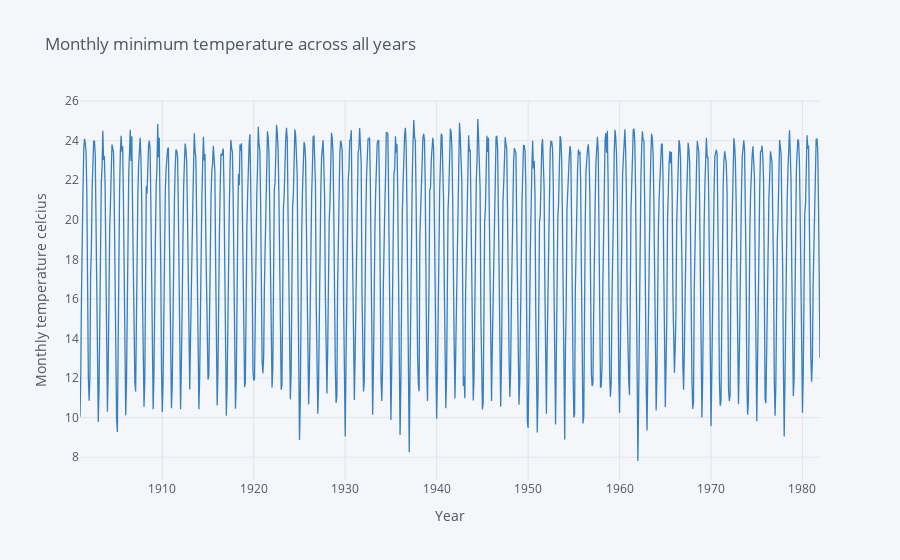

Source (notebook cell):
### Markdown cell above
# Visualization of temperature data

### Code cell
train_temp_data.iplot(y='Temperature',mode='lines',title='Monthly minimum temperature across all years',xTitle='Year', yTitle='Monthly temperature celcius',color='blue')

### Figure 1 — Plotly figure (JSON) as saved in the notebook; plotly's stock layout.template omitted (floating-point values rounded to 4 significant figures; data arrays with more than 128 entries replaced by an {"elided": "..."} marker saying what was removed)
{"data": [{"line": {"color": "rgba(55, 128, 191, 1.0)", "dash": "solid", "shape": "linear", "width": 1.3}, "mode": "lines", "name": "Temperature", "text": "", "type": "scatter", "x": {"elided": "972 str values"}, "y": {"elided": "972 float values"}}], "layout": {"legend": {"bgcolor": "#F5F6F9", "font": {"color": "#4D5663"}}, "paper_bgcolor": "#F5F6F9", "plot_bgcolor": "#F5F6F9", "title": {"font": {"color": "#4D5663"}, "text": "Monthly minimum temperature across all years"}, "xaxis": {"gridcolor": "#E1E5ED", "showgrid": true, "tickfont": {"color": "#4D5663"}, "title": {"font": {"color": "#4D5663"}, "text": "Year"}, "zerolinecolor": "#E1E5ED"}, "yaxis": {"gridcolor": "#E1E5ED", "showgrid": true, "tickfont": {"color": "#4D5663"}, "title": {"font": {"color": "#4D5663"}, "text": "Monthly temperature celcius"}, "zerolinecolor": "#E1E5ED"}}}
